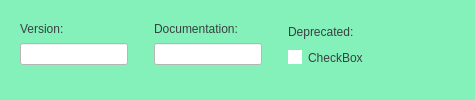
          <widget class="QWidget" name="DocTab">
           <property name="styleSheet">
            <string notr="true">QWidget
{
background-color:#84f1ba;
color:  #394040;
}
QLineEdit
{
background-color: #ffffff;
}
QLineEdit: focus
{
background-color:  #fffffc;
}
QLineEdit: focus:pressed
{
background-color:  #fffffc;
}
QCheckBox
{
background-color: #ffffff;
color:#ffffff;
}
</string>
           </property>
           <attribute name="title">
            <string>Documentation</string>
           </attribute>
           <layout class="QHBoxLayout" name="horizontalLayout_8">
            <item>
             <widget class="QWidget" name="widget_3" native="true">
              <property name="styleSheet">
               <string notr="true">QCheckBox::indicator::unchecked
{
background-color: #ffffff;
}
QCheckBox::indicator::checked
{
background-color: #ffffff;
}</string>
              </property>
              <layout class="QHBoxLayout" name="horizontalLayout">
               <property name="rightMargin">
                <number>100</number>
               </property>
               <item>
                <layout class="QVBoxLayout" name="verticalLayout_3">
                 <property name="bottomMargin">
                  <number>15</number>
                 </property>
                 <item>
                  <widget class="QLabel" name="VersionLabel">
                   <property name="text">
                    <string>Version:</string>
                   </property>
                  </widget>
                 </item>
                 <item>
                  <widget class="QLineEdit" name="VersionEditText"/>
                 </item>
                </layout>
               </item>
               <item>
                <spacer name="horizontalSpacer_6">
                 <property name="orientation">
                  <enum>Qt::Horizontal</enum>
                 </property>
                 <property name="sizeType">
                  <enum>QSizePolicy::Fixed</enum>
                 </property>
                 <property name="sizeHint" stdset="0">
                  <size>
                   <width>20</width>
                   <height>20</height>
                  </size>
                 </property>
                </spacer>
               </item>
               <item>
                <layout class="QVBoxLayout" name="verticalLayout_6">
                 <property name="bottomMargin">
                  <number>15</number>
                 </property>
                 <item>
                  <widget class="QLabel" name="DocumentationLabel">
                   <property name="text">
                    <string>Documentation:</string>
                   </property>
                  </widget>
                 </item>
                 <item>
                  <widget class="QLineEdit" name="documentationEditText"/>
                 </item>
                </layout>
               </item>
               <item>
                <spacer name="horizontalSpacer_7">
                 <property name="orientation">
                  <enum>Qt::Horizontal</enum>
                 </property>
                 <property name="sizeType">
                  <enum>QSizePolicy::Fixed</enum>
                 </property>
                 <property name="sizeHint" stdset="0">
                  <size>
                   <width>20</width>
                   <height>20</height>
                  </size>
                 </property>
                </spacer>
               </item>
               <item>
                <layout class="QVBoxLayout" name="verticalLayout_7">
                 <property name="bottomMargin">
                  <number>15</number>
                 </property>
                 <item>
                  <widget class="QLabel" name="DeprecateLabel">
                   <property name="text">
                    <string>Deprecated:</string>
                   </property>
                  </widget>
                 </item>
                 <item>
                  <widget class="QCheckBox" name="DocumentationcheckBox">
                   <property name="text">
                    <string>CheckBox</string>
                   </property>
                  </widget>
                 </item>
                </layout>
               </item>
              </layout>
             </widget>
            </item>
           </layout>
          </widget>
